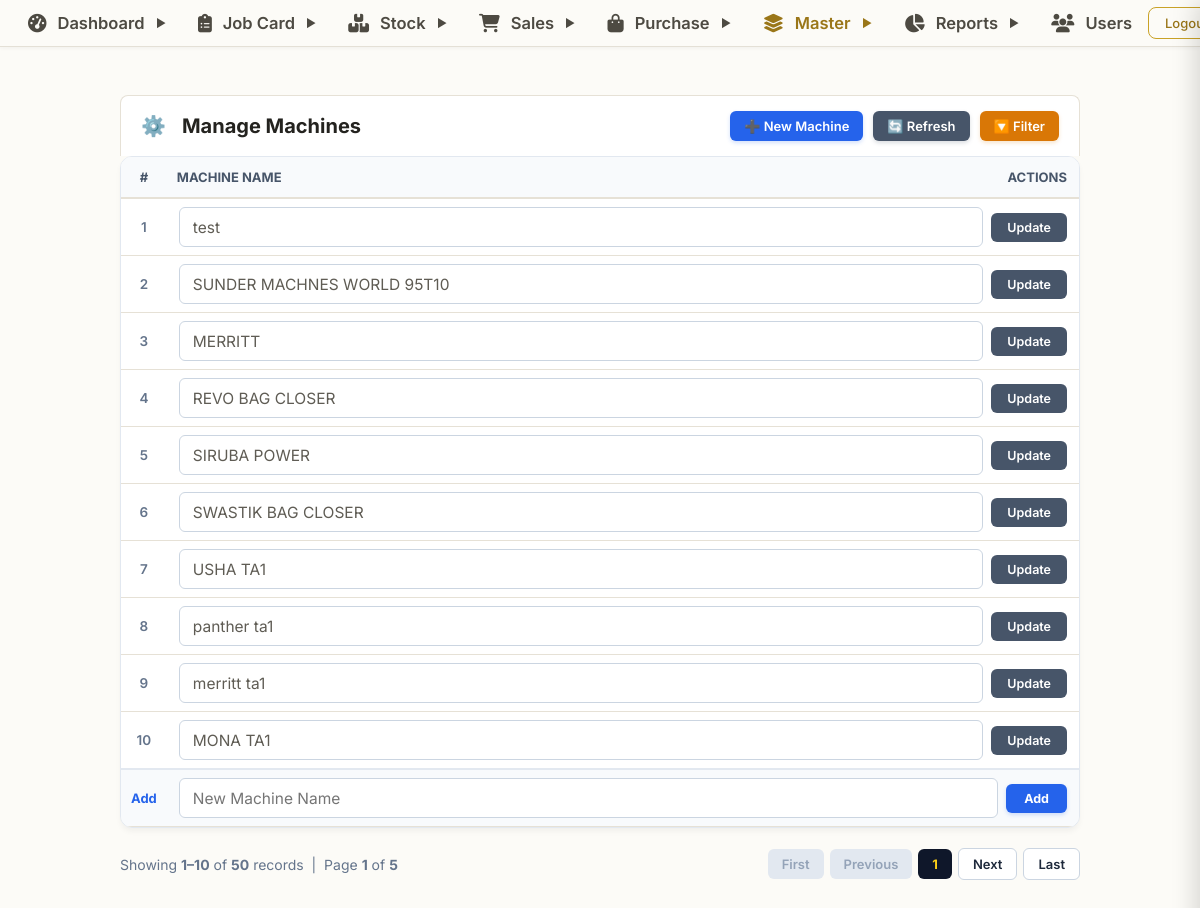
Screenshot of /machine/list_machine.php (signed in) with the database file from the repository.
### tables this page shows
CREATE TABLE `machine` (
  `id` bigint NOT NULL AUTO_INCREMENT,
  `createdBy` varchar(255) DEFAULT NULL,
  `createdOn` datetime(6) DEFAULT NULL,
  `modifiedBy` varchar(255) DEFAULT NULL,
  `modifiedOn` datetime(6) DEFAULT NULL,
  `active` bit(1) NOT NULL,
  `assembeldByUs` bit(1) NOT NULL,
  `machineName` varchar(50) DEFAULT NULL,
  `picture` varchar(255) DEFAULT NULL,
  `machineType` bigint DEFAULT NULL,
  PRIMARY KEY (`id`)
);

### machine/list_machine.php (the view, shortened to what this page needs)
<?php require_once("../config/db.php"); ?>
<?php include("../includes/header.php"); ?>
<?php
$limit = 10;
$page = isset($_GET['page']) ? max(1, (int)$_GET['page']) : 1;
$offset = ($page - 1) * $limit;
$where = "WHERE 1=1";
$countRes = mysqli_query($conn, "SELECT COUNT(*) AS total FROM machine $where");
$totalRows = (int)mysqli_fetch_assoc($countRes)['total'];
$totalPages = $totalRows > 0 ? ceil($totalRows / $limit) : 1;
$query = "SELECT * FROM machine $where ORDER BY id ASC LIMIT $limit OFFSET $offset";
$res = mysqli_query($conn, $query);
$queryParams = $_GET;
unset($queryParams['page']);
$queryString = http_build_query($queryParams);
?>
<div class="page-main-container erp-container" style="padding: 20px;">
    <div class="erp-header-bar">
        <div class="erp-header-title">
            <span style="margin-right: 8px;">⚙️</span>Manage Machines
        </div>
        <div class="erp-header-actions" style="display: flex; gap: 10px; align-items: center; flex-wrap: wrap;">
            <button type="button" onclick="focusAddMachineField()" style="background: #2563eb; color: #ffffff; border: none; font-weight: 600; font-size: 13px; padding: 7px 14px; border-radius: 6px; display: inline-flex; align-items: center; gap: 6px; cursor: pointer; box-shadow: 0 2px 4px rgba(37, 99, 235, 0.2);">➕ New Machine</button>
            <button type="button" onclick="window.location.href='list_machine.php'" style="background: #475569; color: #ffffff; border: none; font-weight: 600; font-size: 13px; padding: 7px 14px; border-radius: 6px; display: inline-flex; align-items: center; gap: 6px; cursor: pointer; box-shadow: 0 2px 4px rgba(71, 85, 105, 0.2);">🔄 Refresh</button>
            <button type="button" onclick="openFilter()" style="background: #d97706; color: #ffffff; border: none; font-weight: 600; font-size: 13px; padding: 7px 14px; border-radius: 6px; display: inline-flex; align-items: center; gap: 6px; cursor: pointer; box-shadow: 0 2px 4px rgba(217, 119, 6, 0.2);">🔽 Filter</button>
        </div>
    </div>
    <div class="erp-table-box" style="overflow-x: auto; background: #fff; border-radius: 12px; border: 1px solid #e2e8f0; box-shadow: 0 4px 6px -1px rgba(0, 0, 0, 0.05); width: 100%;">
        <table class="erp-table master-table" style="width: 100%; border-collapse: collapse; min-width: 0;">
            <thead>
                <tr style="background: #f8fafc; border-bottom: 2px solid #e2e8f0;">
                    <th style="width: 45px; padding: 12px 10px; text-align: center; color: #475569; font-weight: 700; font-size: 13px; text-transform: uppercase;">#</th>
                    <th style="padding: 12px 10px; color: #475569; font-weight: 700; font-size: 13px; text-transform: uppercase;">Machine Name</th>
                    <th style="text-align: right; width: 100px; padding: 12px 12px; color: #475569; font-weight: 700; font-size: 13px; text-transform: uppercase;">Actions</th>
                </tr>
            </thead>
            <tbody>
                <?php
                if ($totalRows > 0) {
                    $i = $offset + 1;
                    while ($row = mysqli_fetch_assoc($res)) {
                        ?>
                        <tr style="border-bottom: 1px solid #f1f5f9; transition: background 0.15s;" onmouseover="this.style.background='#fbfcfe'" onmouseout="this.style.background='white'">
                            <td style="padding: 10px 10px; color: #64748b; font-size: 13.5px; font-weight: 600; width: 45px; text-align: center;"><?= $i++ ?></td>
                            <td colspan="2" style="padding: 8px 12px;">
                                <form action="list_machine.php" method="POST" style="display: flex; gap: 8px; width: 100%; align-items: center;">
                                    <input type="text" name="machineName" value="<?= htmlspecialchars($row['machineName']) ?>" required style="flex: 1; width: 100%; border: 1.5px solid #cbd5e1; border-radius: 6px; padding: 6px 10px; font-size: 13.5px; background: #fff; box-sizing: border-box;">
                                    <button type="submit" style="background: #475569; color: #fff; border: none; padding: 7px 16px; border-radius: 6px; font-weight: 600; font-size: 12.5px; cursor: pointer; flex-shrink: 0; white-space: nowrap;">Update</button>
                                </form>
                            </td>
                        </tr>
                    <?php }
                } ?>
            </tbody>
            <tfoot>
                <tr id="addMachineSection" style="background: #f8fafc; border-top: 2px solid #e2e8f0;">
                    <td style="padding: 10px 10px; color: #2563eb; font-size: 13px; font-weight: 700; width: 45px; text-align: center;">Add</td>
                    <td colspan="2" style="padding: 8px 12px;">
                        <form action="list_machine.php" method="POST" style="display: flex; gap: 8px; width: 100%; align-items: center;">
                            <input type="text" name="machineName" id="newMachineInput" placeholder="New Machine Name" required
                                style="flex: 1; width: 100%; border: 1.5px solid #cbd5e1; border-radius: 6px; padding: 6px 10px; font-size: 13.5px; background: #fff; box-sizing: border-box; transition: all 0.3s ease;">
                            <button type="submit"
                                style="background: #2563eb; color: #fff; border: none; padding: 7px 18px; border-radius: 6px; font-weight: 700; font-size: 12.5px; cursor: pointer; flex-shrink: 0; white-space: nowrap; box-shadow: 0 2px 4px rgba(37, 99, 235, 0.2);">Add</button>
                        </form>
                    </td>
                </tr>
            </tfoot>
        </table>
    </div>
    <div class="pagination" style="display: flex; justify-content: space-between; align-items: center; margin-top: 20px; font-size: 14px; color: #64748b;">
        <div>
            <?php
            $startRecord = $totalRows > 0 ? $offset + 1 : 0;
            $endRecord = min($offset + $limit, $totalRows);
            ?>
            Showing <strong><?= $startRecord ?>–<?= $endRecord ?></strong> of <strong><?= $totalRows ?></strong> records &nbsp;|&nbsp; Page <strong><?= $page ?></strong> of <strong><?= $totalPages ?></strong>
        </div>
        <div style="display: flex; gap: 6px; align-items: center;">
            <?php if ($page <= 1): ?>
                <span style="padding: 7px 14px; background: #e2e8f0; border-radius: 6px; color: #94a3b8; cursor: not-allowed; font-weight: 600; font-size: 13px;">First</span>
                <span style="padding: 7px 14px; background: #e2e8f0; border-radius: 6px; color: #94a3b8; cursor: not-allowed; font-weight: 600; font-size: 13px;">Previous</span>
            <?php endif; ?>
            <span style="padding: 7px 14px; background: #0f172a; color: #FDD017; border-radius: 6px; font-weight: 700; font-size: 13px;"><?= $page ?></span>
            <?php if ($page >= $totalPages): ?>
                <span style="padding: 7px 14px; background: #e2e8f0; border-radius: 6px; color: #94a3b8; cursor: not-allowed; font-weight: 600; font-size: 13px;">Next</span>
                <span style="padding: 7px 14px; background: #e2e8f0; border-radius: 6px; color: #94a3b8; cursor: not-allowed; font-weight: 600; font-size: 13px;">Last</span>
            <?php else: ?>
                <a href="?<?= $queryString ? $queryString . '&' : '' ?>page=<?= $page + 1 ?>" style="padding: 7px 14px; background: #ffffff; border: 1px solid #cbd5e1; border-radius: 6px; text-decoration: none; color: #1e293b; font-weight: 600; font-size: 13px;">Next</a>
                <a href="?<?= $queryString ? $queryString . '&' : '' ?>page=<?= $totalPages ?>" style="padding: 7px 14px; background: #ffffff; border: 1px solid #cbd5e1; border-radius: 6px; text-decoration: none; color: #1e293b; font-weight: 600; font-size: 13px;">Last</a>
            <?php endif; ?>
        </div>
    </div>
</div>
<?php include("../includes/footer.php"); ?>

### includes/header.php (style rules this page uses)
* { box-sizing: border-box; margin: 0; padding: 0; }
body { font-family: 'Inter', Arial, sans-serif; background: #f4f6f9; padding-top: 50px; padding-bottom: 16px; }

### machine/list_machine.php (style rules this page uses)
.erp-container { max-width: 1000px; margin: 25px auto; padding: 0 15px; }

### rows the page displays
machine: machineName "test"
machine: machineName "SUNDER MACHNES WORLD 95T10"
machine: machineName "MERRITT"
machine: machineName "REVO BAG CLOSER"
machine: machineName "SIRUBA POWER"
machine: machineName "SWASTIK BAG CLOSER"
machine: machineName "USHA TA1"
machine: machineName "panther ta1"
machine: machineName "merritt ta1"
machine: machineName "MONA TA1"

### other values shown
$startRecord "1"
$endRecord "10"
$totalRows "50"
$page "1"
$totalPages "5"
